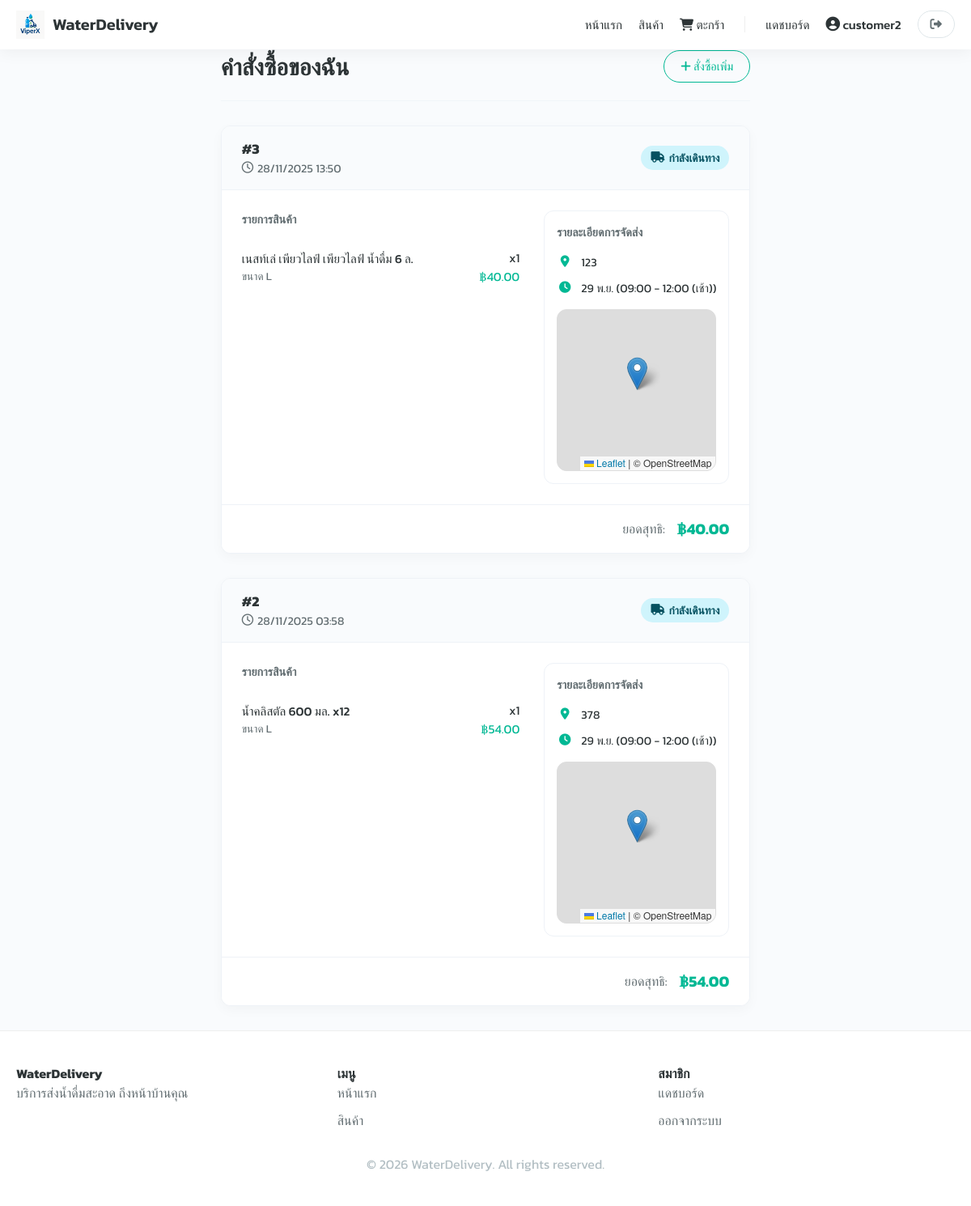
Page /orders/history/ (signed in) on the committed database.
### orders/models.py (models this page shows, shortened)
class Order(models.Model):
    STATUS_CHOICES = [
        ('new', 'รอชำระ/ใหม่'),
        ('processing', 'กำลังเตรียมของ'),
        ('out_for_delivery', 'กำลังจัดส่ง'),
        ('delivered', 'ส่งสำเร็จ'),
        ('cancelled', 'ยกเลิก'),
    ]
    PAYMENT_CHOICES = [
        ('cod', 'เก็บเงินปลายทาง'),
        ('transfer', 'โอนเงิน'),
    ]
    customer = models.ForeignKey(Profile, on_delete=models.CASCADE, related_name='orders')
    created_at = models.DateTimeField(auto_now_add=True)
    updated_at = models.DateTimeField(auto_now=True)
    status = models.CharField(max_length=20, choices=STATUS_CHOICES, default='new')
    payment_method = models.CharField(max_length=10, choices=PAYMENT_CHOICES, default='cod')
    address = models.TextField(verbose_name="ที่อยู่จัดส่ง")
    address_lat = models.DecimalField(max_digits=9, decimal_places=6, null=True, blank=True)
    address_lng = models.DecimalField(max_digits=9, decimal_places=6, null=True, blank=True)
    note = models.TextField(blank=True, null=True, verbose_name="หมายเหตุ")
    round = models.ForeignKey(
        DeliveryRound, on_delete=models.SET_NULL, related_name='orders', null=True, blank=True
    )
    queue_pos = models.PositiveIntegerField(null=True, blank=True, verbose_name="คิวที่")
    total_price = models.DecimalField(max_digits=10, decimal_places=2, default=0)
    driver = models.ForeignKey(
        Profile, null=True, blank=True, on_delete=models.SET_NULL, related_name='assigned_jobs'
    )
    class Meta:
        ordering = ['-created_at']
        verbose_name = "คำสั่งซื้อ"
        verbose_name_plural = "คำสั่งซื้อ"

class OrderItem(models.Model):
    order = models.ForeignKey(Order, on_delete=models.CASCADE, related_name='items')
    product = models.ForeignKey(Product, on_delete=models.PROTECT)
    qty = models.PositiveIntegerField(default=1)
    price = models.DecimalField(max_digits=10, decimal_places=2)  # ราคา ณ ตอนสั่งซื้อ
    @property
    def line_total(self):
        return self.qty * self.price

class DeliveryRound(models.Model):
    TIME_CHOICES = [
        ('morning', '09:00 - 12:00 (เช้า)'),
        ('afternoon', '13:00 - 16:00 (บ่าย)'),
        ('evening', '17:00 - 20:00 (เย็น/ค่ำ)'),
    ]
    STATUS_CHOICES = [
        ('open', 'เปิดรับ'),
        ('locked', 'ปิดรับ/จัดของ'),
        ('closed', 'ปิดรอบ'),
        ('completed', 'เสร็จสิ้น'),
    ]
    date = models.DateField(verbose_name="วันที่จัดส่ง")
    time_slot = models.CharField(max_length=20, choices=TIME_CHOICES, default='morning', verbose_name="ช่วงเวลา")
    start_time = models.TimeField(null=True, blank=True)
    end_time = models.TimeField(null=True, blank=True)
    capacity = models.PositiveIntegerField(default=30, verbose_name="รับได้สูงสุด (ออเดอร์)")
    driver = models.ForeignKey(
        Profile, null=True, blank=True, on_delete=models.SET_NULL,
        related_name='rounds', verbose_name="คนขับ"
    )
    status = models.CharField(max_length=20, choices=STATUS_CHOICES, default='open')
    depot_lat = models.DecimalField(max_digits=9, decimal_places=6, null=True, blank=True)
    depot_lng = models.DecimalField(max_digits=9, decimal_places=6, null=True, blank=True)
    class Meta:
        ordering = ['date', 'time_slot']
        verbose_name = "รอบจัดส่ง"
        verbose_name_plural = "รอบจัดส่ง"

### catalog/models.py (models this page shows, shortened)
class Product(models.Model):
    name = models.CharField(max_length=200, verbose_name="ชื่อสินค้า")
    price = models.DecimalField(max_digits=10, decimal_places=2, verbose_name="ราคา")
    is_active = models.BooleanField(default=True, verbose_name="แสดงสินค้า")
    description = models.TextField(blank=True, verbose_name="คำอธิบาย")
    image = models.ImageField(upload_to='products/', blank=True, null=True, verbose_name="รูปภาพสินค้า")

### orders/views.py (the view)
# urls.py: path('history/', views.order_history, name='order_history'),
@login_required
def order_history(request):
    orders = (Order.objects
              .filter(customer__user=request.user)
              .order_by('-created_at')
              .prefetch_related('items__product', 'round'))
    return render(request, 'orders/order_history.html', {'orders': orders})

### orders/templates/orders/order_history.html (shortened to what this page needs)
{% extends "base.html" %}
{% load static %}
{% block extra_css %}
  <link rel="stylesheet" href="https://unpkg.com/leaflet@1.9.4/dist/leaflet.css"
/>
{% endblock %}
{% block content %}
<div class="container">
  <div class="page-header">
    <h1 class="page-title">คำสั่งซื้อของฉัน</h1>
    <a href="{% url 'catalog:product_list' %}" class="btn btn-outline" style="border-radius: 50px; padding: 8px 20px;">
      <i class="fas fa-plus"></i> สั่งซื้อเพิ่ม
    </a>
  </div>
  {% if orders %}
    {% for o in orders %}
      <div class="order-card">
        <div class="card-header">
          <div>
            <div class="order-id">#{{ o.id }}</div>
            <div class="order-date"><i class="far fa-clock"></i> {{ o.created_at|date:'d/m/Y H:i' }}</div>
          </div>
          {% if o.status == 'new' %}
            <span class="status-badge st-new"><i class="fas fa-hourglass-start"></i> รอจัดส่ง/รอคิว</span>
          {% elif o.status == 'out_for_delivery' %}
            <span class="status-badge st-out"><i class="fas fa-truck"></i> กำลังเดินทาง</span>
          {% elif o.status == 'delivered' %}
            <span class="status-badge st-done"><i class="fas fa-check-circle"></i> ส่งสำเร็จ</span>
          {% else %}
            <span class="status-badge st-cancel">{{ o.get_status_display }}</span>
          {% endif %}
        </div>
        <div class="card-body">
          <div>
            <h4 style="margin: 0 0 15px; color: var(--text-gray); font-size: 0.9rem;">รายการสินค้า</h4>
            {% for item in o.items.all %}
              <div class="item-row">
                <div>
                  <div class="item-name">{{ item.product.name }}</div>
                  <div class="item-meta">ขนาด {{ item.product.size_litre }} L</div>
                </div>
                <div style="text-align: right;">
                  <div>x{{ item.qty }}</div>
                  <div style="color:var(--primary);">฿{{ item.line_total }}</div>
                </div>
              </div>
            {% endfor %}
          </div>
          <div class="info-box">
            <h4 style="margin: 0 0 15px; color: var(--text-gray); font-size: 0.9rem;">รายละเอียดการจัดส่ง</h4>
            <div class="info-row">
              <i class="fas fa-map-marker-alt"></i>
              <div>{{ o.address|default:"-" }}</div>
            </div>
            <div class="info-row">
              <i class="fas fa-clock"></i>
              <div>
                {% if o.round %}
                  {{ o.round.date|date:"d M" }} ({{ o.round.get_time_slot_display }})
                {% else %}
                  {{ o.delivery_slot|default:"ไม่ระบุเวลา" }}
                {% endif %}
              </div>
            </div>
            {% if o.address_lat and o.address_lng %}
              <div id="map-{{ o.id }}" class="mini-map"></div>
            {% endif %}
          </div>
        </div>
        <div class="card-footer">
          <span style="color: var(--text-gray);">ยอดสุทธิ:</span>
          <span class="total-price">฿{{ o.total_price }}</span>
        </div>
      </div>
    {% endfor %}
  {% endif %}
</div>
{% endblock %}

### templates/base.html (shortened to what this page needs)
{% load static %}
<!doctype html>
<html lang="th">
<head>
  <link rel="stylesheet" href="https://cdnjs.cloudflare.com/ajax/libs/font-awesome/6.4.0/css/all.min.css">
  {% block extra_css %}{% endblock %}
</head>
<body>
  <header class="navbar">
    <div class="container nav-container">
      <a class="nav-brand" href="{% url 'landing' %}">
        <img src="{% static 'images/water-login.png' %}" alt="Logo">
        <span>WaterDelivery</span>
      </a>
      <nav class="nav-menu" id="navMenu">
        <a class="nav-link" href="{% url 'landing' %}">หน้าแรก</a>
        <a class="nav-link" href="{% url 'catalog:product_list' %}">สินค้า</a>
        <a class="nav-link" href="{% url 'orders:cart' %}" style="position: relative;">
          <i class="fas fa-shopping-cart"></i> ตะกร้า
        </a>
        {% if request.user.is_authenticated %}
          {% if request.user.is_staff %}
            <a class="nav-link" href="{% url 'orders:manage_orders' %}" style="color:#e17055;">
              <i class="fas fa-tasks"></i> จัดการออเดอร์
            </a>
            <a class="nav-link" href="{% url 'catalog:manage_product_list' %}" style="color:#e17055;">
              <i class="fas fa-box"></i> คลังสินค้า
            </a>
          {% elif request.user.customerprofile.role == 'driver' %}
            <a class="nav-link" href="{% url 'orders:driver_jobs' %}" style="color:#0984e3;">
              <i class="fas fa-truck"></i> งานส่งของ
            </a>
          {% else %}
            <a class="nav-link" href="{% url 'accounts:dashboard' %}">แดชบอร์ด</a>
          {% endif %}
          <a class="nav-link" href="{% url 'accounts:profile' %}" title="โปรไฟล์">
            <i class="fas fa-user-circle" style="font-size:1.1rem;"></i>
            {{ request.user.first_name|default:request.user.username }}
          </a>
          <form action="{% url 'accounts:logout' %}" method="post" style="display:inline;">
            <button type="submit" class="btn-logout-nav" title="ออกจากระบบ">
              <i class="fas fa-sign-out-alt"></i>
            </button>
          </form>
        {% else %}
          <a class="btn btn-outline" href="{% url 'accounts:login' %}">เข้าสู่ระบบ</a>
          <a class="btn btn-primary" href="{% url 'accounts:signup' %}">สมัครสมาชิก</a>
        {% endif %}
      </nav>
    </div>
  </header>
  <main class="container">
    {% block content %}{% endblock %}
  </main>
  <footer class="footer">
    <div class="container">
      <div class="footer-grid">
        <div>
          <h4>WaterDelivery</h4>
          <p style="color:var(--text-gray)">บริการส่งน้ำดื่มสะอาด ถึงหน้าบ้านคุณ</p>
        </div>
        <div>
          <h4>เมนู</h4>
          <ul class="footer-list">
            <li><a href="{% url 'landing' %}">หน้าแรก</a></li>
            <li><a href="{% url 'catalog:product_list' %}">สินค้า</a></li>
          </ul>
        </div>
        <div>
          <h4>สมาชิก</h4>
          <ul class="footer-list">
            {% if request.user.is_authenticated %}
              <li><a href="{% url 'accounts:dashboard' %}">แดชบอร์ด</a></li>
              <li>
                <form action="{% url 'accounts:logout' %}" method="post">
                  <button type="submit" class="footer-logout-btn">ออกจากระบบ</button>
                </form>
              </li>
            {% else %}
              <li><a href="{% url 'accounts:login' %}">เข้าสู่ระบบ</a></li>
              <li><a href="{% url 'accounts:signup' %}">สมัครสมาชิก</a></li>
            {% endif %}
          </ul>
        </div>
      </div>
      <div style="text-align:center; margin-top:20px; color:#b2bec3;">
        © {% now "Y" %} WaterDelivery. All rights reserved.
      </div>
    </div>
  </footer>
</body>
</html>

### templates/base.html (style rules this page uses)
:root { --primary: #00b894; --primary-hover: #00a383; --text-dark: #2d3436; --text-gray: #636e72; --bg-light: #f9fbfd; --white: #ffffff; --radius: 12px; }
* { box-sizing: border-box; margin: 0; padding: 0; }
body { font-family: 'Kanit', sans-serif; background-color: var(--bg-light); color: var(--text-dark); display: flex; flex-direction: column; min-height: 100vh; }
.navbar { background: rgba(255, 255, 255, 0.95); backdrop-filter: blur(10px); box-shadow: 0 4px 20px rgba(0,0,0,0.05); position: sticky; top: 0; z-index: 1000; padding: 0.8rem 0; }
.container { max-width: 1200px; margin: 0 auto; padding: 0 20px; }
.nav-container { display: flex; justify-content: space-between; align-items: center; }
.nav-brand { display: flex; align-items: center; gap: 10px; text-decoration: none; color: var(--text-dark); font-weight: 600; font-size: 1.25rem; }
.nav-brand img { height: 35px; }
.nav-menu { display: flex; align-items: center; gap: 20px; }
.nav-link { text-decoration: none; color: var(--text-dark); font-weight: 500; transition: 0.3s; font-size: 0.95rem; }
.btn { padding: 8px 20px; border-radius: 50px; text-decoration: none; font-size: 0.9rem; border: none; cursor: pointer; font-family: 'Kanit', sans-serif; display: inline-block; }
.btn-outline { border: 1px solid var(--primary); color: var(--primary); background: transparent; }
.btn-logout-nav { background: none; border: 1px solid #dfe6e9; padding: 5px 15px; border-radius: 50px; color: var(--text-gray); cursor: pointer; font-family: 'Kanit', sans-serif; font-size: 0.9rem; }
main { flex: 1; padding: 40px 0; }
.footer { background: white; border-top: 1px solid #eee; padding: 40px 0; margin-top: auto; }
.footer-grid { display: grid; grid-template-columns: repeat(auto-fit, minmax(200px, 1fr)); gap: 30px; }
.footer-list { list-style: none; }
.footer-list li { margin-bottom: 10px; }
.footer-list a, .footer-logout-btn { text-decoration: none; color: var(--text-gray); background: none; border: none; font-family: 'Kanit', sans-serif; cursor: pointer; font-size: 1rem; padding: 0; }

### orders/templates/orders/order_history.html (style rules this page uses)
.page-header { display: flex; justify-content: space-between; align-items: center; margin-bottom: 30px; padding-bottom: 20px; border-bottom: 1px solid #f1f5f9; }
.page-title { font-size: 1.8rem; font-weight: 700; color: var(--text-dark); margin: 0; }
.order-card { background: white; border-radius: var(--radius); border: 1px solid #eef2f7; margin-bottom: 30px; overflow: hidden; box-shadow: 0 5px 15px rgba(0,0,0,0.03); transition: 0.3s; }
.card-header { background: #f9fbfd; padding: 15px 25px; display: flex; justify-content: space-between; align-items: center; border-bottom: 1px solid #eef2f7; flex-wrap: wrap; gap: 10px; }
.order-id { font-weight: 700; color: var(--text-dark); font-size: 1.1rem; }
.order-date { font-size: 0.9rem; color: var(--text-gray); display: flex; align-items: center; gap: 5px; }
.status-badge { padding: 5px 12px; border-radius: 50px; font-size: 0.85rem; font-weight: 600; display: inline-flex; align-items: center; gap: 5px; }
.st-out { background: #cff4fc; color: #055160; }
.card-body { padding: 25px; display: grid; grid-template-columns: 1.5fr 1fr; gap: 30px; }
.item-row { display: flex; justify-content: space-between; align-items: center; padding: 10px 0; border-bottom: 1px solid #f1f5f9; font-size: 0.95rem; }
.item-row:last-child { border-bottom: none; }
.item-name { color: var(--text-dark); font-weight: 500; }
.item-meta { color: var(--text-gray); font-size: 0.85rem; }
.info-box { background: #fff; border: 1px solid #eef2f7; border-radius: 12px; padding: 15px; }
.info-row { margin-bottom: 10px; font-size: 0.9rem; color: var(--text-dark); display: flex; gap: 10px; }
.info-row i { color: var(--primary); width: 20px; text-align: center; margin-top: 3px; }
.mini-map { height: 200px; width: 100%; border-radius: 12px; margin-top: 15px; border: 1px solid #ddd; z-index: 0; }
.card-footer { padding: 15px 25px; background: #fff; border-top: 1px solid #eef2f7; display: flex; justify-content: flex-end; align-items: center; gap: 15px; }
.total-price { font-size: 1.2rem; font-weight: 700; color: var(--primary); }

### rows in the picture
Order: id "3", created_at "28/11/2025 13:50", status "out_for_delivery" (drawn), address "123", round "29 พ.ย.", round.time_slot "09:00 - 12:00 (เช้า)", total_price "40.00"
OrderItem: product.name "เนสท์เล่ เพียวไลฟ์ เพียวไลฟ์ น้ำดื่ม 6 ล.", qty "1", line_total "40.00"
Order: id "2", created_at "28/11/2025 03:58", status "out_for_delivery" (drawn), address "378", round "29 พ.ย.", round.time_slot "09:00 - 12:00 (เช้า)", total_price "54.00"
OrderItem: product.name "น้ำคลิสตัล 600 มล. x12", qty "1", line_total "54.00"

### other values in the picture
{{ request.user.first_name|default:request.user.username }} "customer2"
